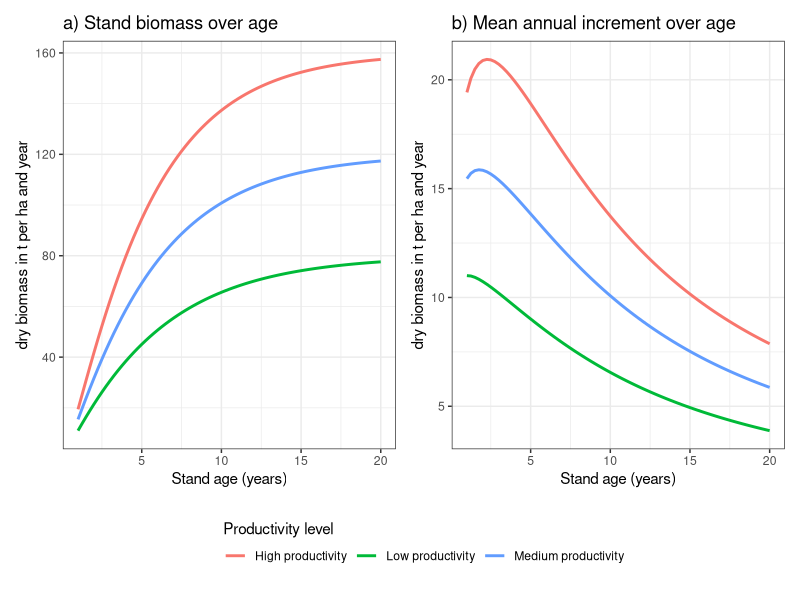

The R script that drew this image:
## ---- chunk 1
library(dplyr)
library(ggplot2)
library(tidyr)
library(patchwork)  # install.packages("patchwork") if needed

# Chapman–Richards biomass function
B_cr <- function(t, Bmax, k, m) {
  Bmax * (1 - exp(-k * t))^m
}

## ---- chunk 2
# Parameter sets (to be calibrated with local data)
param_sets <- tibble::tribble(
  ~scenario,      ~Bmax, ~k,    ~m,
  "Low productivity",    80, 0.18, 1.1,
  "Medium productivity", 120, 0.20, 1.2,
  "High productivity",   160, 0.22, 1.3
)

ages <- seq(1, 20, by = 0.25)

biomass_df <- param_sets %>%
  tidyr::crossing(age = ages) %>%
  mutate(
    B = B_cr(age, Bmax, k, m),  # stand biomass (Mg DM ha^-1)
    MAI = B / age               # mean annual increment
  )


# Build plots with legend: put legend in 1 row, 3 columns (horizontal)
p_B_full <- ggplot(biomass_df, aes(x = age, y = B, colour = scenario)) +
  geom_line(linewidth = 1) +
  labs(
    x = "Stand age (years)",
    y = "dry biomass in t per ha and year",
    colour = "Productivity level",
    title = "a) Stand biomass over age"
  ) +
  theme_bw() +
  guides(colour = guide_legend(nrow = 1, byrow = TRUE))

p_MAI_full <- ggplot(biomass_df, aes(x = age, y = MAI, colour = scenario)) +
  geom_line(linewidth = 1) +
  labs(
    x = "Stand age (years)",
    y = "dry biomass in t per ha and year",
    colour = "Productivity level",
    title = "b) Mean annual increment over age"
  ) +
  theme_bw() +
  guides(colour = guide_legend(nrow = 1, byrow = TRUE))

# Extract a single legend
get_legend <- function(p) {
  g <- ggplotGrob(p)
  leg <- g$grobs[[which(sapply(g$grobs, function(x) x$name) == "guide-box")]]
  leg
}

legend <- get_legend(p_B_full)

# Remove legends from the panels
p_B   <- p_B_full  + theme(legend.position = "none")
p_MAI <- p_MAI_full + theme(legend.position = "none")

# Arrange side by side with one shared legend below
(p_B | p_MAI) / patchwork::wrap_elements(legend) +
  plot_layout(heights = c(5, 1))
